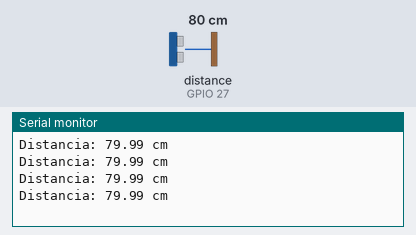
Bench run of a sketch on a simulated ESP32. Parts: the last lines printed to the serial monitor. Wiring (inferred from the names in the program): ultrasonic range finder: trigger GPIO 14; echo GPIO 27. Inputs (shaded band) come from the test bench; at power-on: distance to the obstacle (sensor on GPIO 27) 80 cm. The echo pulse lasts 58.3 µs per cm.

Above: at 1.2 s.
1.3 s: distance to the obstacle (sensor on GPIO 27) set to 2 cm
At 1.73 s:
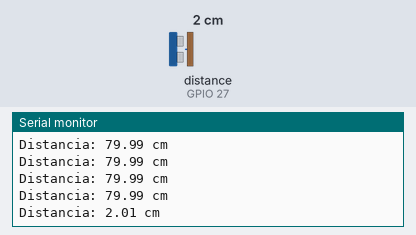
2.8 s: distance to the obstacle (sensor on GPIO 27) set to 4 cm
At 2.94 s:
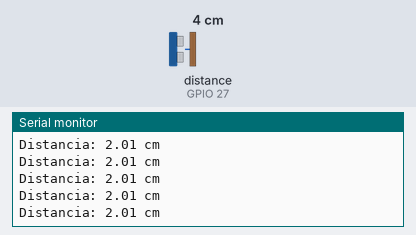
Timing chart, 0 to 5.8 s (numbered marks = the images above; inputs shaded):
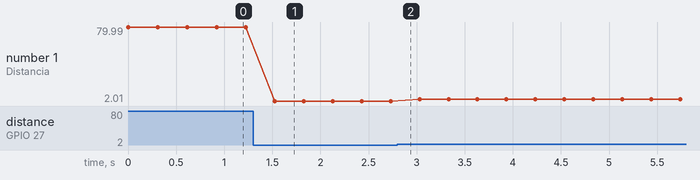

The sketch:

13.Ultrassonico_com_conversorDigital.ino
```cpp
#define TRIG 14
#define ECHO 27

void setup()
{
  Serial.begin(115200);
  pinMode(TRIG, OUTPUT);
  pinMode(ECHO, INPUT);
  digitalWrite(TRIG, LOW);
}

void loop()
{

  // ---- Disparo do TRIG ----
  digitalWrite(TRIG, LOW);
  delayMicroseconds(5);
  digitalWrite(TRIG, HIGH);
  delayMicroseconds(10);
  digitalWrite(TRIG, LOW);

  // ---- Leitura com timeout ----
  long duracao = pulseIn(ECHO, HIGH, 30000); // 30 ms timeout

  // ---- Diagnósticos ----

  if (duracao == 0)
  {
    Serial.println("ERRO: ECHO sem pulso (desconectado, errado ou power fraco)");
    delay(300);
    return;
  }

  if (duracao < 100)
  {
    Serial.println("AVISO: Pulso muito curto (sensor piscando ou defeito)");
    delay(300);
    return;
  }

  // ---- Cálculo ----
  float distancia = duracao * 0.0343 / 2;

  if (distancia < 2 || distancia > 450)
  {
    Serial.print("Fora do alcance: ");
    Serial.print(distancia);
    Serial.println(" cm");
  }
  else
  {
    Serial.print("Distancia: ");
    Serial.print(distancia);
    Serial.println(" cm");
  }

  delay(300);
}
```

Measured:
- after the input at 1.3 s, the serial monitor: prints a new line after 0.23 s (image 1)
- plotted number 1: 79.99 → 2.01 after the input at 1.3 s, 2.01 → 4.01 after the input at 2.8 s
